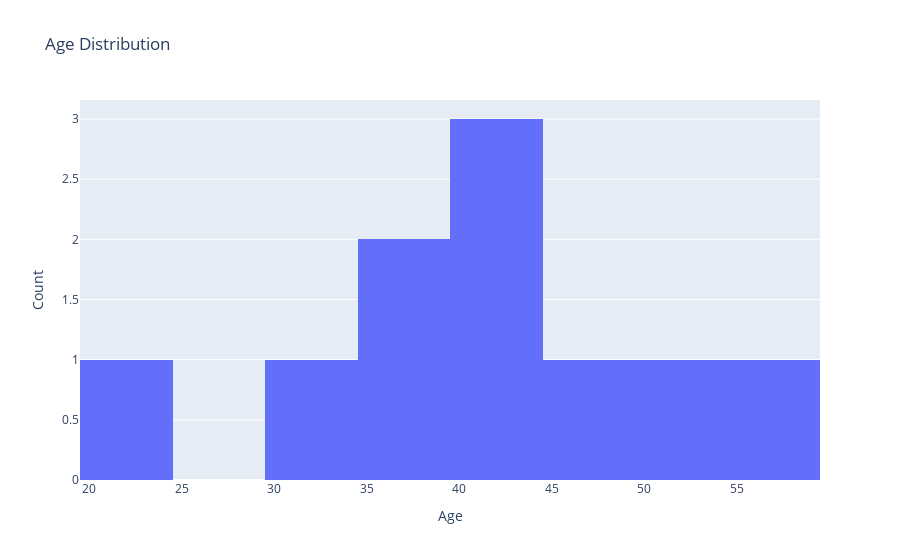

The code cell stored with this chart in its notebook:
### Code cell
# Histogram for Age   COUNTING THE NUMBER OF PEOPLE LIE IN THAT AGE  #HISTOGRAM ONE VARIBALE THAT X IS ENOUGH 
fig_hist = px.histogram(df, x='Age', nbins=12,title="Age Distribution")
fig_hist.update_layout(xaxis_title="Age", yaxis_title="Count")
fig_hist.show()

### Figure 1 — Plotly figure (JSON) as saved in the notebook; plotly's stock layout.template omitted (floating-point values rounded to 4 significant figures)
{"data": [{"alignmentgroup": "True", "bingroup": "x", "hovertemplate": "Age=%{x}<br>count=%{y}<extra></extra>", "legendgroup": "", "marker": {"color": "#636efa", "pattern": {"shape": ""}}, "name": "", "nbinsx": 12, "offsetgroup": "", "orientation": "v", "showlegend": false, "type": "histogram", "x": [36, 32, 55, 23, 40, 49, 35, 40, 40, 50], "xaxis": "x", "yaxis": "y"}], "layout": {"autosize": true, "barmode": "relative", "legend": {"tracegroupgap": 0}, "title": {"text": "Age Distribution"}, "xaxis": {"anchor": "y", "autorange": true, "domain": [0, 1], "range": [19.5, 59.5], "title": {"text": "Age"}, "type": "linear"}, "yaxis": {"anchor": "x", "autorange": true, "domain": [0, 1], "range": [0, 3.158], "title": {"text": "Count"}}}}
